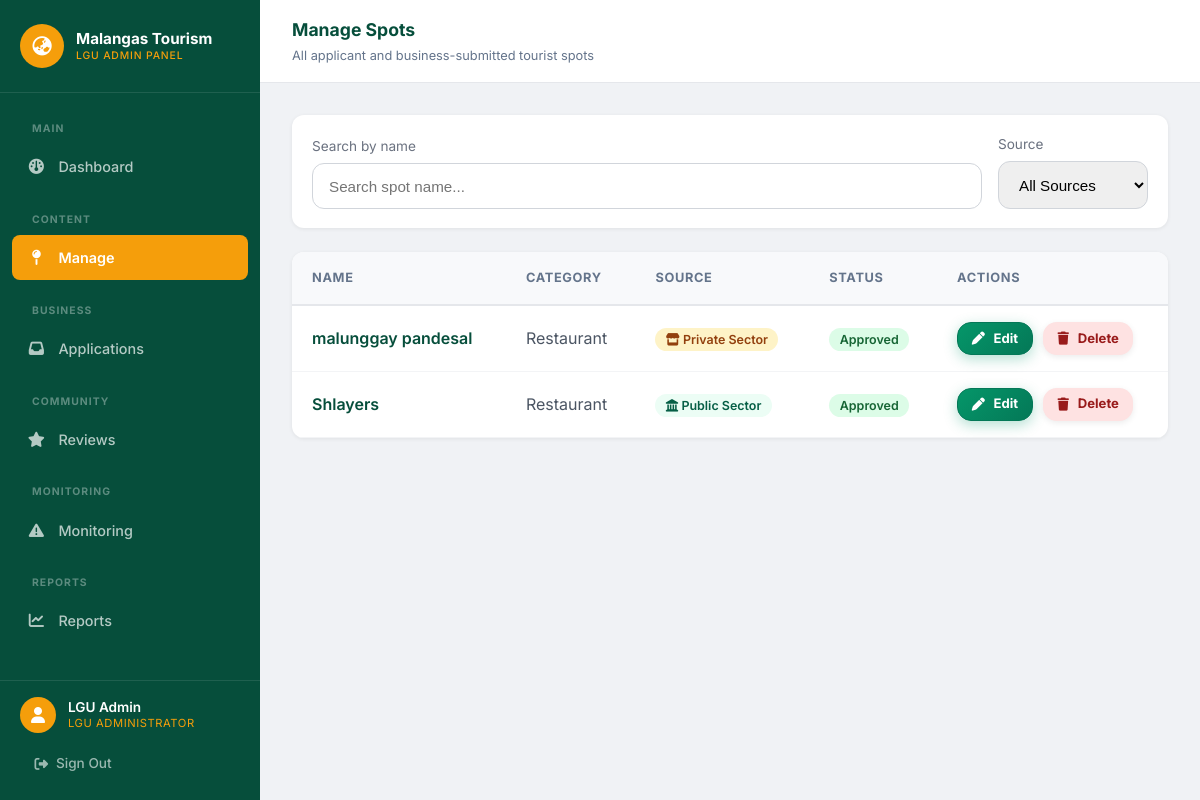
The app's page /lgu/spots (signed in) with its own data.
### tables this page shows
CREATE TABLE `spots` (
  `id` int(11) NOT NULL AUTO_INCREMENT,
  `owner_user_id` int(11) DEFAULT NULL,
  `name` varchar(255) NOT NULL,
  `category_id` int(11) NOT NULL,
  `description` text DEFAULT NULL,
  `barangay` varchar(255) DEFAULT NULL,
  `latitude` decimal(10,8) NOT NULL,
  `longitude` decimal(11,8) NOT NULL,
  `contact_number` varchar(100) DEFAULT NULL,
  `fb_link` varchar(255) DEFAULT NULL,
  `hours` varchar(255) DEFAULT NULL,
  `price_range` varchar(100) DEFAULT NULL,
  `bir_number` varchar(100) DEFAULT NULL,
  `business_permit` varchar(255) DEFAULT NULL,
  `operational_status` enum('open','closed','temp_closed','maintenance') NOT NULL DEFAULT 'open',
  `status` enum('pending','approved','rejected','needs_revision') NOT NULL DEFAULT 'pending',
  `source` enum('lgu','business') NOT NULL,
  `rejection_reason` text DEFAULT NULL,
  `reviewed_by` int(11) DEFAULT NULL,
  `reviewed_at` timestamp NULL DEFAULT NULL,
  `created_at` timestamp NOT NULL DEFAULT current_timestamp(),
  `updated_at` timestamp NOT NULL DEFAULT current_timestamp() ON UPDATE current_timestamp(),
  `monitor_status` enum('normal','warning','under_renovation','improved') NOT NULL DEFAULT 'normal',
  `monitor_note` text DEFAULT NULL,
  `warning_sent_at` datetime DEFAULT NULL,
  `improvement_deadline` datetime DEFAULT NULL,
  `monitor_last_triggered_at` datetime DEFAULT NULL,
  `renovation_note` text DEFAULT NULL,
  `renovation_proof_path` text DEFAULT NULL,
  `monitor_submission_status` enum('pending','approved','declined','none') NOT NULL DEFAULT 'none',
  `monitor_submission_reason` text DEFAULT NULL,
  `monitor_decline_reason` text DEFAULT NULL,
  `monitor_reviewed_at` datetime DEFAULT NULL,
  `monitor_submitted_at` datetime DEFAULT NULL,
  PRIMARY KEY (`id`),
  KEY `owner_user_id` (`owner_user_id`),
  KEY `category_id` (`category_id`),
  KEY `reviewed_by` (`reviewed_by`),
  CONSTRAINT `spots_ibfk_1` FOREIGN KEY (`owner_user_id`) REFERENCES `users` (`id`) ON DELETE SET NULL,
  CONSTRAINT `spots_ibfk_2` FOREIGN KEY (`category_id`) REFERENCES `categories` (`id`),
  CONSTRAINT `spots_ibfk_3` FOREIGN KEY (`reviewed_by`) REFERENCES `users` (`id`) ON DELETE SET NULL
);

CREATE TABLE `categories` (
  `id` int(11) NOT NULL AUTO_INCREMENT,
  `name` varchar(100) NOT NULL,
  `icon` varchar(100) NOT NULL,
  PRIMARY KEY (`id`)
);

### app/views/lgu/spots-manage.php (the view, shortened to what the rows shown need)
<?php
require_once '../app/views/partials/lgu-header.php';
?>
<div class="lgu-topbar">
    <div>
        <div class="lgu-topbar-title">Manage Spots</div>
        <div class="lgu-topbar-breadcrumb">All applicant and business-submitted tourist spots</div>
    </div>
</div>
<div class="lgu-page-body">
    <form method="GET" action="<?= BASE_URL ?>/lgu/spots" class="admin-filter-form" id="filterForm">
        <div style="flex:1; min-width:220px;">
            <label style="display:block; font-size:0.85rem; color:#6b7280; margin-bottom:0.35rem;">Search by name</label>
            <input type="text" name="search" value="<?= htmlspecialchars($search ?? '') ?>" placeholder="Search spot name..." style="width:100%; padding:0.85rem 1rem; border:1px solid #d1d5db; border-radius:0.75rem; font-size:0.95rem;" />
        </div>
        <div>
            <label style="display:block; font-size:0.85rem; color:#6b7280; margin-bottom:0.35rem;">Source</label>
            <select name="applicant_type" style="width:100%; padding:0.85rem 1rem; border:1px solid #d1d5db; border-radius:0.75rem; font-size:0.95rem;" onchange="document.getElementById('filterForm').submit();">
                <option value="" <?= (isset($sourceFilter) && $sourceFilter === '') ? 'selected' : '' ?>>All Sources</option>
            </select>
        </div>
    </form>
    <div style="background: white; border-radius: 0.75rem; box-shadow: 0 1px 4px rgba(0,0,0,0.07); overflow: hidden;">
        <table style="width: 100%; border-collapse: collapse; text-align: left;">
            <thead>
                <tr style="background: #f8f9fb; border-bottom: 2px solid #e5e7eb;">
                    <th style="padding: 1rem 1.25rem; font-size: 0.8rem; text-transform: uppercase; letter-spacing: 0.05em; color: var(--text-muted); font-weight: 700;">Name</th>
                    <th style="padding: 1rem 1.25rem; font-size: 0.8rem; text-transform: uppercase; letter-spacing: 0.05em; color: var(--text-muted); font-weight: 700;">Category</th>
                    <th style="padding: 1rem 1.25rem; font-size: 0.8rem; text-transform: uppercase; letter-spacing: 0.05em; color: var(--text-muted); font-weight: 700;">Source</th>
                    <th style="padding: 1rem 1.25rem; font-size: 0.8rem; text-transform: uppercase; letter-spacing: 0.05em; color: var(--text-muted); font-weight: 700;">Status</th>
                    <th style="padding: 1rem 1.25rem; font-size: 0.8rem; text-transform: uppercase; letter-spacing: 0.05em; color: var(--text-muted); font-weight: 700;">Actions</th>
                </tr>
            </thead>
            <tbody>
                <?php if (empty($spots)): ?>
                    <tr>
                        <td colspan="5" style="padding: 3rem; text-align: center; color: var(--text-muted);">
                            <i class="fa-solid fa-map-pin" style="font-size: 2rem; margin-bottom: 0.5rem; display: block;"></i>
                            <?= isset($filterApplied) && $filterApplied ? 'No available at the moment.' : 'No spots added yet.' ?>
                        </td>
                    </tr>
                <?php else: ?>
                    <?php foreach ($spots as $spot): ?>
                        <?php
                            $statusColors = [
                                'pending'        => ['bg' => '#fef3c7', 'text' => '#92400e'],
                                'approved'       => ['bg' => '#dcfce7', 'text' => '#166534'],
                                'rejected'       => ['bg' => '#fee2e2', 'text' => '#991b1b'],
                                'needs_revision' => ['bg' => '#dbeafe', 'text' => '#1e40af'],
                            ];
                            $sc = $statusColors[$spot['status']] ?? ['bg' => '#f3f4f6', 'text' => '#374151'];
                        ?>
                        <tr style="border-bottom: 1px solid #f3f4f6; transition: background 0.15s;" onmouseover="this.style.background='#f8f9fb'" onmouseout="this.style.background='white'">
                            <td style="padding: 1rem 1.25rem; font-weight: 600; color: var(--primary-dark);"><?= htmlspecialchars($spot['name']) ?></td>
                            <td style="padding: 1rem 1.25rem; color: #4b5563;"><?= htmlspecialchars($spot['category_name']) ?></td>
                            <td style="padding: 1rem 1.25rem;">
                                <?php
                                    $applicantType = $spot['applicant_type'] ?? 'private';
                                    if ($applicantType === 'public'):
                                        $badge = ['icon' => 'fa-landmark', 'label' => 'Public Sector', 'bg' => '#ecfdf5', 'color' => '#065f46'];
                                    else:
                                        $badge = ['icon' => 'fa-store', 'label' => 'Private Sector', 'bg' => '#fef3c7', 'color' => '#92400e'];
                                    endif;
                                ?>
                                <span style="background: <?= $badge['bg'] ?>; color: <?= $badge['color'] ?>; padding: 0.25rem 0.65rem; border-radius: 999px; font-size: 0.78rem; font-weight: 600;">
                                    <i class="fa-solid <?= $badge['icon'] ?>"></i> <?= $badge['label'] ?>
                                </span>
                            </td>
                            <td style="padding: 1rem 1.25rem;">
                                <span style="background: <?= $sc['bg'] ?>; color: <?= $sc['text'] ?>; padding: 0.25rem 0.65rem; border-radius: 999px; font-size: 0.78rem; font-weight: 600; text-transform: capitalize;">
                                    <?= htmlspecialchars($spot['status']) ?>
                                </span>
                            </td>
                            <td style="padding: 1rem 1.25rem; white-space: nowrap;">
                                <a href="<?= BASE_URL ?>/lgu/spots/<?= $spot['id'] ?>/edit" class="btn btn-primary" style="padding: 0.35rem 0.85rem; font-size: 0.82rem; margin-right: 0.35rem;">
                                    <i class="fa-solid fa-pen"></i> Edit
                                </a>
                                <form method="POST" action="<?= BASE_URL ?>/lgu/spots/<?= $spot['id'] ?>/delete" style="display:inline;" class="delete-spot-form" data-delete-confirm="true">
                                    <button type="submit" class="btn" style="padding:0.35rem 0.85rem;font-size:0.82rem;background:#fee2e2;color:#991b1b;">
                                        <i class="fa-solid fa-trash"></i> Delete
                                    </button>
                                </form>
                            </td>
                        </tr>
                    <?php endforeach; ?>
                <?php endif; ?>
            </tbody>
        </table>
    </div>
</div>
<?php require_once '../app/views/partials/lgu-footer.php'; ?>

### app/core/Router.php (shortened to what the rows shown need)
<?php
class Router {
    private $routes = [];
    public function add($method, $route, $controller, $action) {
        $route = trim($route, '/');
        $this->routes[] = [
            'method' => strtoupper($method),
            'route' => $route,
            'controller' => $controller,
            'action' => $action
        ];
    }
    public function dispatch($url, $method) {
        $url = trim($url, '/');
        $method = strtoupper($method);
        foreach ($this->routes as $route) {
            if ($route['method'] === $method || $route['method'] === 'ANY') {
                $pattern = preg_replace('/\{([a-zA-Z0-9_]+)\}/', '(?P<\1>[a-zA-Z0-9_-]+)', $route['route']);
                $pattern = "@^" . $pattern . "$@D";
                if (preg_match($pattern, $url, $matches)) {
                    $params = [];
                    $controller = new $route['controller']();
                    call_user_func_array([$controller, $route['action']], $params);
                    return;
                }
            }
        }
    }
}

### records on screen
spots: name "malunggay pandesal", category.name "Restaurant", label "Private Sector", status "Approved"
spots: name "Shlayers", category.name "Restaurant", label "Public Sector", status "Approved"
